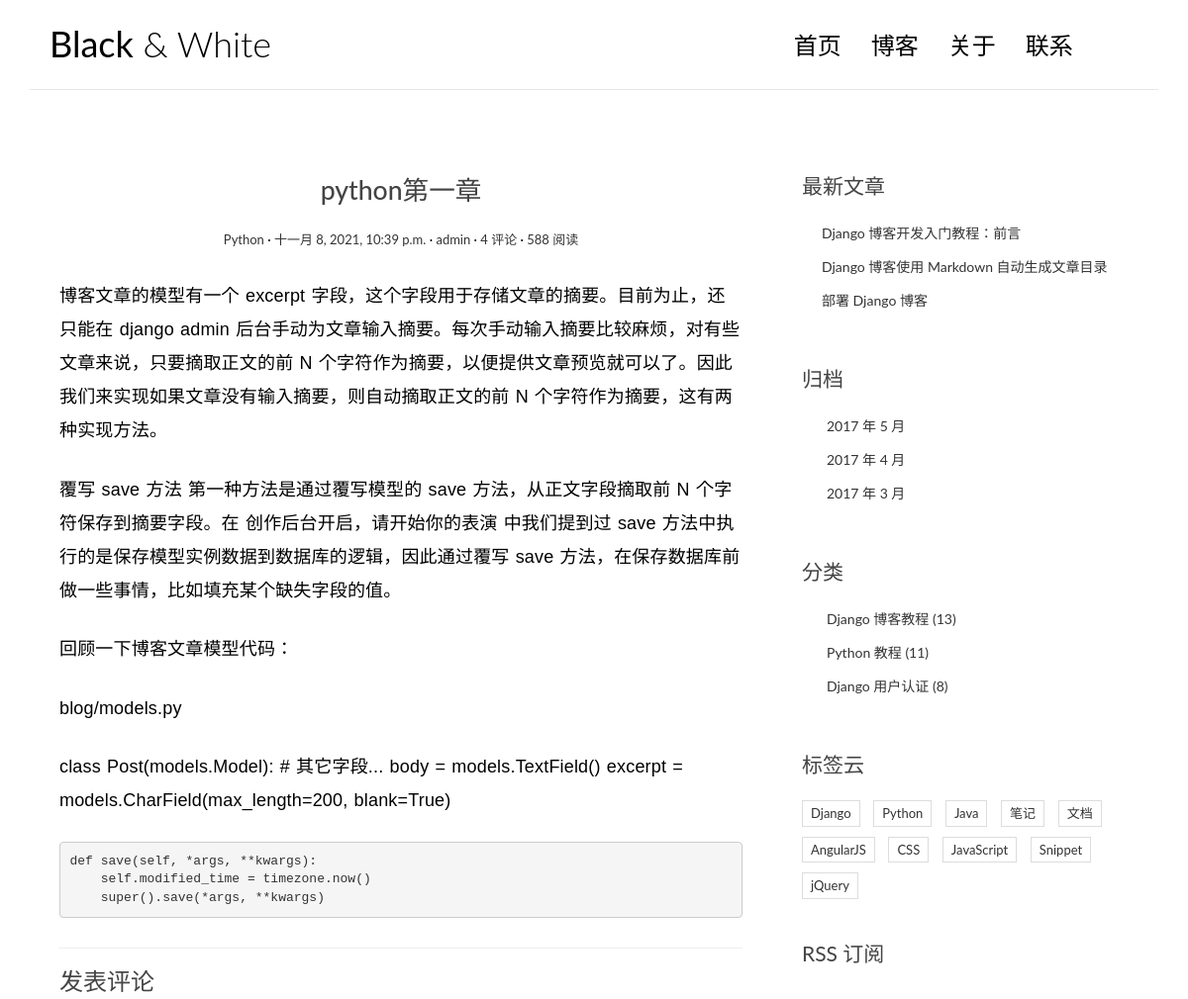
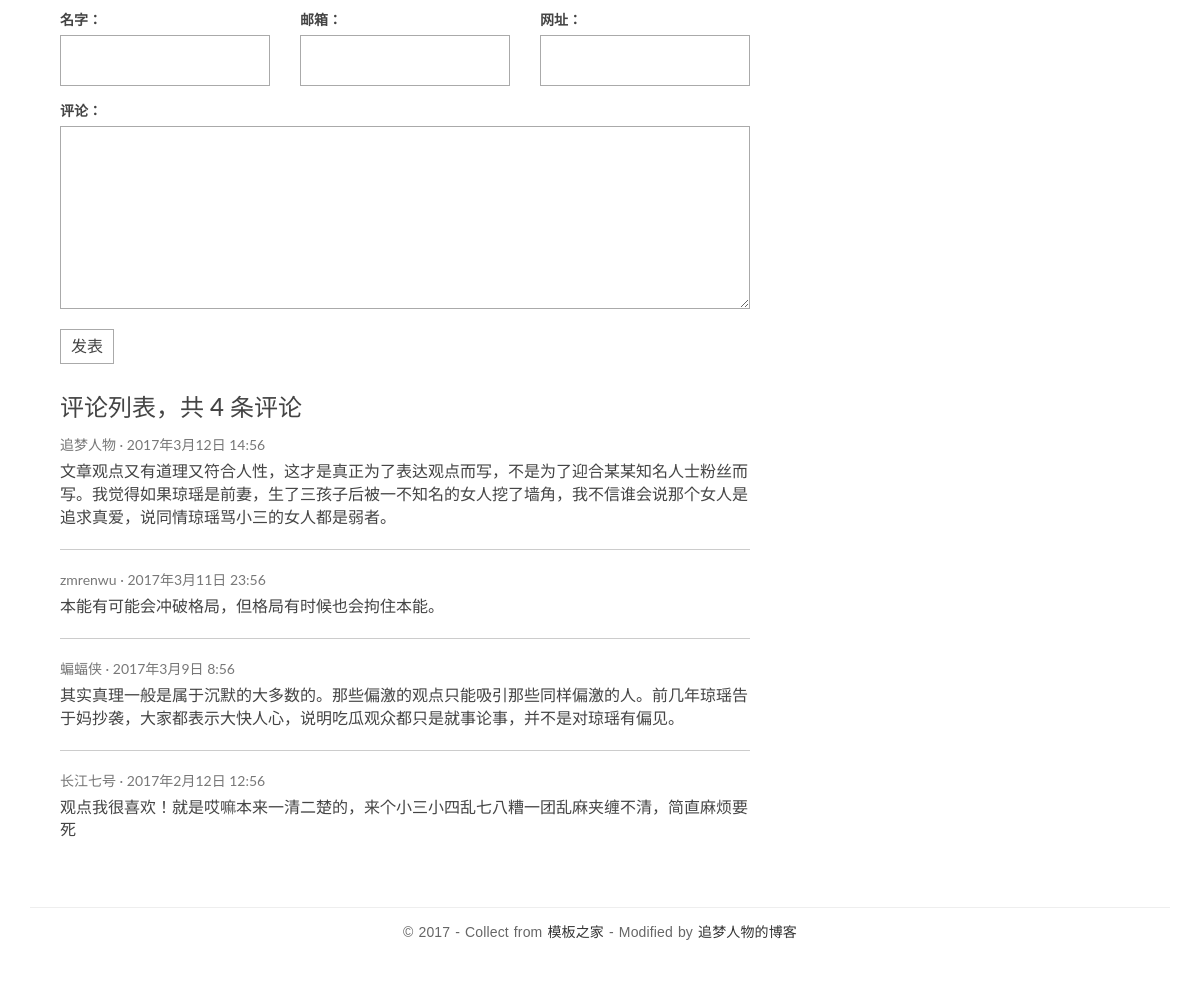
The app's page /posts/1/ with its own data (2 pictures, top to bottom).
### apps/blog_2/models.py (models this page shows, shortened)
class BaseModel(models.Model):
    create_time = models.DateTimeField(default=datetime.now,
                                       verbose_name="添加时间")
    update_time = models.DateTimeField(auto_now=True,
                                       verbose_name='更新时间')  # 最后更新时间
    class Meta:
        abstract = True

class Post(BaseModel):
    title = models.CharField(max_length=70, verbose_name='文章标题')
    body = models.TextField(verbose_name='文章正文')
    excerpt = models.CharField(max_length=200, blank=True, verbose_name='正文内容')
    category = models.ForeignKey(Category, on_delete=models.CASCADE,
                                 verbose_name='文章所属分类')
    tags = models.ManyToManyField(Tag, blank=True, verbose_name='文章所属标签')
    author = models.ForeignKey(User, on_delete=models.CASCADE,
                               verbose_name='作者')
    class Meta:
        verbose_name = '文章'
        verbose_name_plural = verbose_name

class Category(BaseModel):
    name = models.CharField(max_length=100, verbose_name='分类名称')
    class Meta:
        verbose_name = '分类'
        verbose_name_plural = verbose_name

### apps/blog_2/views.py (the view)
# urls.py: path('posts/<int:pk>/', views.detail, name='detail'),
def detail(request, pk):
    post = get_object_or_404(Post, pk=pk)
    md = markdown.Markdown(extensions=[
        'markdown.extensions.extra',
        'markdown.extensions.codehilite',
        TocExtension(slugify=slugify),
    ])
    post.body = md.convert(post.body)
    m = re.search(r'<div class="toc">\s*<ul>(.*)</ul>\s*</div>', md.toc, re.S)
    post.toc = m.group(1) if m is not None else ''
    return render(request, 'blog1/detail.html', context={'post': post})

### templates/blog1/detail.html (shortened to what this page needs)
{% load static %}
<!DOCTYPE html>
<html>
<head>
    <link rel="stylesheet"
          href="http://code.ionicframework.com/ionicons/2.0.1/css/ionicons.min.css">
    <link rel="stylesheet" href="{% static 'css/bootstrap.min.css' %}">
    <link rel="stylesheet" href="{% static 'css/pace.css' %}">
    <link rel="stylesheet" href="{% static 'css/custom.css' %}">
     <link href="https://cdn.bootcss.com/highlight.js/9.15.8/styles/github.min.css" rel="stylesheet">
</head>
<body id="single">
<div class="container">
    <header id="site-header">
        <div class="row">
            <div class="col-md-4 col-sm-5 col-xs-8">
                <div class="logo">
                    <h1><a href="index.html"><b>Black</b> &amp; White</a></h1>
                </div>
            </div>
            <div class="col-md-8 col-sm-7 col-xs-4">
                <nav class="main-nav" role="navigation">
                    <div class="collapse navbar-collapse" id="bs-example-navbar-collapse-1">
                        <ul class="nav navbar-nav navbar-right">
                            <li class="cl-effect-11"><a href="index.html" data-hover="首页">首页</a></li>
                            <li class="cl-effect-11"><a href="full-width.html" data-hover="博客">博客</a></li>
                            <li class="cl-effect-11"><a href="about.html" data-hover="关于">关于</a></li>
                            <li class="cl-effect-11"><a href="contact.html" data-hover="联系">联系</a></li>
                        </ul>
                    </div>
                </nav>
            </div>
        </div>
    </header>
</div>
<div class="content-body">
    <div class="container">
        <div class="row">
            <main class="col-md-8">
                <article class="post post-{{ post.pk }}">
                    <header class="entry-header">
                        <h1 class="entry-title">{{ post.title }}</h1>
                        <div class="entry-meta">
                            <span class="post-category"><a href="#">{{ post.category.name }}</a></span>
                            <span class="post-date"><a href="#"><time class="entry-date"
                                                                      datetime="{{ post.create_time }}">{{ post.create_time }}</time></a></span>
                            <span class="post-author"><a href="#">{{ post.author }}</a></span>
                            <span class="comments-link"><a href="#">4 评论</a></span>
                            <span class="views-count"><a href="#">588 阅读</a></span>
                        </div>
                    </header>
                    <div class="entry-content clearfix">
                        {{ post.body|safe}}
                    </div>
                </article>
                <section class="comment-area" id="comment-area">
                    <hr>
                    <h3>发表评论</h3>
                    <form action="#" method="post" class="comment-form">
                        <div class="row">
                            <div class="col-md-4">
                                <label for="id_name">名字：</label>
                                <input type="text" id="id_name" name="name" required>
                            </div>
                            <div class="col-md-4">
                                <label for="id_email">邮箱：</label>
                                <input type="email" id="id_email" name="email" required>
                            </div>
                            <div class="col-md-4">
                                <label for="id_url">网址：</label>
                                <input type="text" id="id_url" name="url">
                            </div>
                            <div class="col-md-12">
                                <label for="id_comment">评论：</label>
                                <textarea name="comment" id="id_comment" required></textarea>
                                <button type="submit" class="comment-btn">发表</button>
                            </div>
                        </div>
                    </form>
                    <div class="comment-list-panel">
                        <h3>评论列表，共 <span>4</span> 条评论</h3>
                        <ul class="comment-list list-unstyled">
                            <li class="comment-item">
                                <span class="nickname">追梦人物</span>
                                <time class="submit-date" datetime="2012-11-09T23:15:57+00:00">2017年3月12日 14:56</time>
                                <div class="text">
                                    文章观点又有道理又符合人性，这才是真正为了表达观点而写，不是为了迎合某某知名人士粉丝而写。我觉得如果琼瑶是前妻，生了三孩子后被一不知名的女人挖了墙角，我不信谁会说那个女人是追求真爱，说同情琼瑶骂小三的女人都是弱者。
                                </div>
                            </li>
                            <li class="comment-item">
                                <span class="nickname">zmrenwu</span>
                                <time class="submit-date" datetime="2012-11-09T23:15:57+00:00">2017年3月11日 23:56</time>
                                <div class="text">
                                    本能有可能会冲破格局，但格局有时候也会拘住本能。
                                </div>
                            </li>
                            <li class="comment-item">
                                <span class="nickname">蝙蝠侠</span>
                                <time class="submit-date" datetime="2012-11-09T23:15:57+00:00">2017年3月9日 8:56</time>
                                <div class="text">
                                    其实真理一般是属于沉默的大多数的。那些偏激的观点只能吸引那些同样偏激的人。前几年琼瑶告于妈抄袭，大家都表示大快人心，说明吃瓜观众都只是就事论事，并不是对琼瑶有偏见。
                                </div>
                            </li>
                            <li class="comment-item">
                                <span class="nickname">长江七号</span>
                                <time class="submit-date" datetime="2012-11-09T23:15:57+00:00">2017年2月12日 12:56</time>
                                <div class="text">
                                    观点我很喜欢！就是哎嘛本来一清二楚的，来个小三小四乱七八糟一团乱麻夹缠不清，简直麻烦要死
                                </div>
                            </li>
                        </ul>
                    </div>
                </section>
            </main>
            <aside class="col-md-4">
                <div class="widget widget-recent-posts">
                    <h3 class="widget-title">最新文章</h3>
                    <ul>
                        <li>
                            <a href="#">Django 博客开发入门教程：前言</a>
                        </li>
                        <li>
                            <a href="#">Django 博客使用 Markdown 自动生成文章目录</a>
                        </li>
                        <li>
                            <a href="#">部署 Django 博客</a>
                        </li>
                    </ul>
                </div>
                <div class="widget widget-archives">
                    <h3 class="widget-title">归档</h3>
                    <ul>
                        <li>
                            <a href="#">2017 年 5 月</a>
                        </li>
                        <li>
                            <a href="#">2017 年 4 月</a>
                        </li>
                        <li>
                            <a href="#">2017 年 3 月</a>
                        </li>
                    </ul>
                </div>
                <div class="widget widget-category">
                    <h3 class="widget-title">分类</h3>
                    <ul>
                        <li>
                            <a href="#">Django 博客教程 <span class="post-count">(13)</span></a>
                        </li>
                        <li>
                            <a href="#">Python 教程 <span class="post-count">(11)</span></a>
                        </li>
                        <li>
                            <a href="#">Django 用户认证 <span class="post-count">(8)</span></a>
                        </li>
                    </ul>
                </div>
                <div class="widget widget-tag-cloud">
                    <h3 class="widget-title">标签云</h3>
                    <ul>
                        <li>
                            <a href="#">Django</a>
                        </li>
                        <li>
                            <a href="#">Python</a>
                        </li>
                        <li>
                            <a href="#">Java</a>
                        </li>
                        <li>
                            <a href="#">笔记</a>
                        </li>
                        <li>
                            <a href="#">文档</a>
                        </li>
                        <li>
                            <a href="#">AngularJS</a>
                        </li>
                        <li>
                            <a href="#">CSS</a>
                        </li>
                        <li>
                            <a href="#">JavaScript</a>
                        </li>
                        <li>
                            <a href="#">Snippet</a>
                        </li>
                        <li>
                            <a href="#">jQuery</a>
                        </li>
                    </ul>
                </div>
                <div class="rss">
                    <a href=""> RSS 订阅</a>
                </div>
            </aside>
        </div>
    </div>
</div>
<footer id="site-footer">
    <div class="container">
        <div class="row">
            <div class="col-md-12">
                <p class="copyright">&copy 2017 - Collect from <a href="http://www.cssmoban.com/"
                                                                  target="_blank" title="模板之家">模板之家</a>
                    - Modified by <a href="http://zmrenwu.com/" title="网页模板" target="_blank">追梦人物的博客</a>
                </p>
            </div>
        </div>
    </div>
</footer>
</body>
</html>

### static/css/custom.css (style rules this page uses)
* { outline: none; }
h1, h2, h3, h4, h5, h6 { margin-top: 0; }
b { font-weight: 400; }
a { color: #333; }
body { color: #444; font-family: 'Lato', sans-serif; }
p { font-family: 'Ubuntu', sans-serif; font-weight: 400; word-spacing: 1px; letter-spacing: 0.01em; }
#single p, #page p { margin-bottom: 25px; }
#site-header { background-color: #FFF; padding: 25px 20px; margin-bottom: 40px; border-bottom: 1px solid #e7e7e7; }
.logo h1 a { color: #000; }
.logo h1 { margin: 0; font-family: 'Lato', sans-serif; font-weight: 300; }
.main-nav { margin-top: 11px; max-width: 95%; }
.main-nav a { color: #000000 !important; padding: 0 0 5px 0 !important; margin-right: 30px; font-family: 'Lato', sans-serif; font-weight: 300; font-size: 24px; }
.cl-effect-11 a { padding: 10px 0; color: #0972b4; text-shadow: none; }
.cl-effect-11 a::before { position: absolute; top: 0; left: 0; overflow: hidden; padding: 0 0 5px 0 !important; max-width: 0; border-bottom: 1px solid #000; color: #000; content: attr(data-hover); white-space: nowrap; -webkit-transition: max-width 0.5s; -moz-transition: max-width 0.5s; transition: max-width 0.5s; }
.content-body { padding-bottom: 4em; }
.post { background: #fff; padding: 30px 30px 0; }
.entry-title { text-align: center; font-size: 1.9em; margin-bottom: 20px; line-height: 1.6; padding: 10px 20px 0; }
.entry-meta { text-align: center; color: #DDDDDD; font-size: 13px; margin-bottom: 30px; }
.entry-content { font-size: 18px; line-height: 1.9; font-weight: 300; color: #000; }
.post-category::after, .post-date::after, .post-author::after, .comments-link::after { content: ' ·'; color: #000; }
.widget { background: #fff; padding: 30px 0 0; }
.widget-title { font-size: 1.5em; margin-bottom: 20px; line-height: 1.6; padding: 10px 0 0; font-weight: 400; }
.widget-recent-posts ul { padding: 0; margin: 0; padding-left: 20px; }
.widget-recent-posts ul li { list-style-type: none; position: relative; line-height: 170%; margin-bottom: 10px; }
.widget-recent-posts ul li::before { content: '\f3d3'; font-family: "Ionicons"; position: absolute; left: -17px; top: 3px; font-size: 16px; color: #000; }
.widget-archives ul { padding: 0; margin: 0; padding-left: 25px; }
.widget-archives ul li { list-style-type: none; position: relative; line-height: 170%; margin-bottom: 10px; }
.widget-archives ul li::before { content: '\f3f3'; font-family: "Ionicons"; position: absolute; left: -25px; top: 1px; font-size: 16px; color: #000; }
.widget-category ul { padding: 0; margin: 0; padding-left: 25px; }
.widget-category ul li { list-style-type: none; position: relative; line-height: 170%; margin-bottom: 10px; }
.widget-category ul li::before { content: '\f3fe'; font-family: "Ionicons"; position: absolute; left: -25px; top: 1px; font-size: 18px; color: #000; }
.widget-tag-cloud ul { padding: 0; margin: 0; margin-right: -10px; }
.widget-tag-cloud ul li { list-style-type: none; font-size: 13px; display: inline-block; margin-right: 10px; margin-bottom: 10px; padding: 3px 8px; border: 1px solid #ddd; }
.rss { font-size: 21px; margin-top: 30px; }
.rss a { color: #444; }
#site-footer { padding-top: 10px; padding: 0 0 1.5em 0; }
.copyright { text-align: center; padding-top: 1em; margin: 0; border-top: 1px solid #eee; color: #666; }
.contact-form input, .comment-form input { border: 1px solid #aaa; margin-bottom: 15px; width: 100%; padding: 15px 15px; font-size: 16px; line-height: 100%; transition: 0.4s border-color linear; }
.contact-form textarea, .comment-form textarea { border: 1px solid #aaa; margin-bottom: 15px; width: 100%; padding: 15px 15px; font-size: 16px; line-height: 20px !important; min-height: 183px; transition: 0.4s border-color linear; }
.comment-area { padding: 0 30px 0; }
.comment-form { margin-top: 15px; }
.comment-form .comment-btn { background-color: #fff; border: 1px solid #aaa; font-size: 16px; padding: 5px 10px; }
.comment-list-panel { margin-top: 30px; }
.comment-list { margin-top: 15px; }
.comment-item:not(:last-child) { border-bottom: 1px #ccc solid; margin-bottom: 20px; padding-bottom: 20px; }
.comment-item .nickname, .comment-item .submit-date { color: #777; font-size: 14px; }
.comment-item .nickname:after { content: ' ·'; }
.comment-item .text { padding-top: 5px; font-size: 16px; }

### templates/blog1/detail.html (style rules this page uses)
.codehilite { padding: 0; }

### records on screen
Post: title "python第一章", category.name "Python", create_time "十一月 8, 2021, 10:39 p.m.", author "admin", body "博客文章的模型有一个 excerpt 字段，这个字段用于存储文章的摘要。目前为止，还只能在 django admin 后台手动为文章输入摘要。每次手动输入摘要比较麻烦，对有些文章来说，只要摘取正文的前 N 个字符作为摘要，以便提供文章预览就可以了。因此我们来实现如果文章没有输入摘要，则自动摘取正文的前 N 个字符作为摘要，这有两种实现方法。 覆写 save 方法 第一种方法是通过覆写模型的 save 方法，从正文字段摘取前 N 个字符保存到摘要字段。在 创作后台开启，请开始你的表演 中我们提到过 save 方法中执行的是保存模型实例数据到数据库的逻辑，因此通过覆写 save 方法，在保存数据库前做一些事情，比如填充某个缺失字段的值。 回顾一下博客文章模型代码： blog/models.py class Post(models.Model): # 其它字段... body = models.TextField() excerpt = models.CharField(max_length=200, blank=True) def save(self, *args, * *kwargs): self.modified_time = timezone.now() super().save(*args, **kwargs)"
